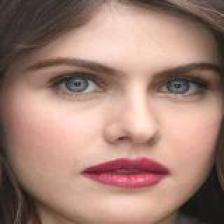
#> input picture opencv-face-recog/dataset/train/Alexandra Daddario/Alexandra-Daddario_15_jpg.rf.736db05ade09b5f72717c9bca587f091.jpg, 224 x 224 px; its folder holds only this picture in this run
$ jupyter execute --allow-errors notebook.ipynb
#> lines starting #> are read from the running program, lines starting #| are printed output that depends on the picture
#> further down, image is the input picture: shape (224, 224, 3); mean B, G, R 117.5, 129.3, 164.1
### OpenCV face recognition
- Detect, transform and crop
- DNN
- Representation (128 length embedding) with [FaceNet](https://www.cv-foundation.org/openaccess/content_cvpr_2015/app/1A_089.pdf)
  - Clustering
  - Similarity
  - Classification
- Face Alignment and crop (optional, but helps the FaceNet model)
- training: triplet loss function (anchor is the current face, positive also contains same face, negative doesn't have same identity)
- learning: try to minimize error between anchor and positive embeddings, try to maximize rror between anchor and negative

---

### [Used Dataset from Roboflow](https://universe.roboflow.com/uas-machine-learning-object-detection/face-recognition-qqdaa/dataset/1)

## Imports

[cell 1]
import imutils
import cv2 as cv
import sys
import os
import numpy as np
import pickle

[cell 2]
from sklearn.preprocessing import LabelEncoder
from sklearn.svm import SVC

[cell 3]
print(cv.__version__)

## Load embedder and detector

[cell 4]
proto_path = 'deploy.prototxt'
model_path = 'res10_300x300_ssd_iter_140000.caffemodel'

#> (the rest of this cell did not finish here and is left out)

[cell 5]
embedding_model_path = 'openface.nn4.small2.v1.t7'
#> (the rest of this cell did not finish here and is left out)

## Image Paths

[cell 6]
dataset_path = 'dataset/train/'
names = os.listdir(dataset_path)

list_images_train = []
for name in names:
  person_dir = os.path.join(dataset_path, name)
  for filename in os.listdir(person_dir):
    list_images_train.append(str(name + '/' + filename))

len(list_images_train)#, list_images_train[:10], list_images_train[2054:]

## Process images and create embeddings

[cell 7]
known_embedd = []
known_name = []

#> (the rest of this cell did not finish here and is left out)

[cell 8]
len(known_embedd), len(known_name)

### Saving embeddings

[cell 9]
embeddings = os.path.join('output/embeddings.pickle')
f = open(embeddings, 'wb')
f.write(pickle.dumps(known_embedd))
f.close()

## Train face recognition model

[cell 10]
# load embeddings
data = pickle.loads(open(embeddings, 'rb').read())
data

#> (a cell that did not finish here is left out)

[cell 12]
# label encoder
label_encoder = LabelEncoder()
labels = label_encoder.fit_transform(known_name)

for i in zip(labels, set(known_name)):
  print(i)

[cell 13]
recognizer_model = SVC(C=2.0, kernel="linear", probability=True)
#> (the rest of this cell did not finish here and is left out)

## Testing

Now we have a three steps face recognition model:

1. Detect the faces (detector)
2. Create the embedding for the face (embedder)
3. Recognize the person (recognizer_model)
    - input is an embedding, the output is the labeled person's name

[cell 14]
from PIL import Image
from IPython.display import display

# original image
im = Image.open("test-zac-efron.webp")
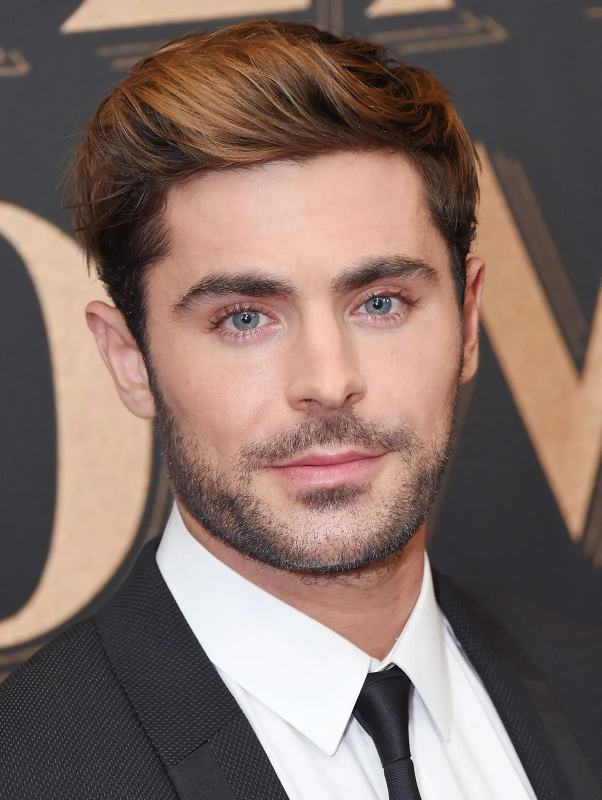
#> input picture opencv-face-recog/test-zac-efron.webp, 1203 x 1600 px (shown at 1/2 size)
#> im is the input picture: PIL image 1203x1600 RGB; mean R, G, B 130.1, 109.7, 102.5
display(im)

[cell 15]
test_img = cv.imread('test-zac-efron.webp')
test_img

[cell 16]
test_img = imutils.resize(test_img, width=600)
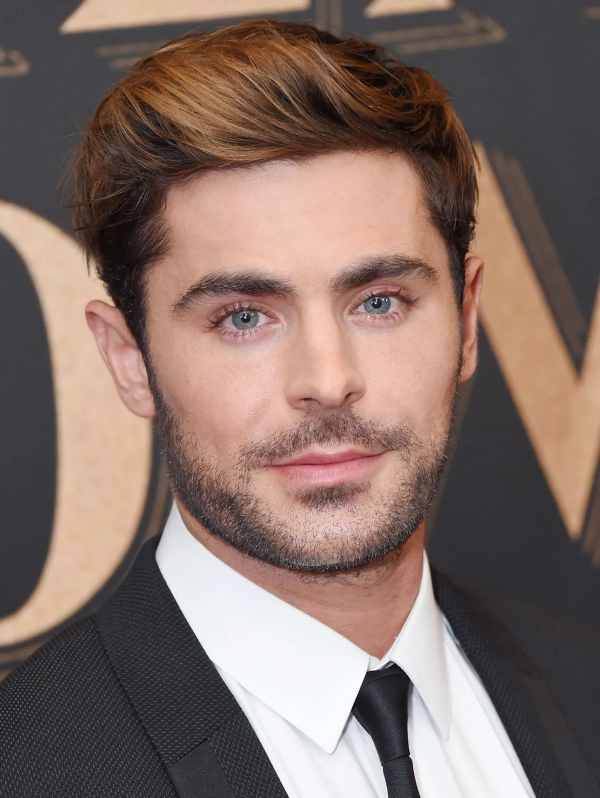
#> test_img: shape (798, 600, 3); mean B, G, R 102.5, 109.7, 130.1
(h, w) = test_img.shape[:2]
#> h = 798

test_imgBlob = cv.dnn.blobFromImage( cv.resize(test_img, (300, 300)), 1.0, (300, 300), (104.0, 177.0, 123.0), swapRB=False, crop=False )

#> (the rest of this cell did not finish here and is left out)
